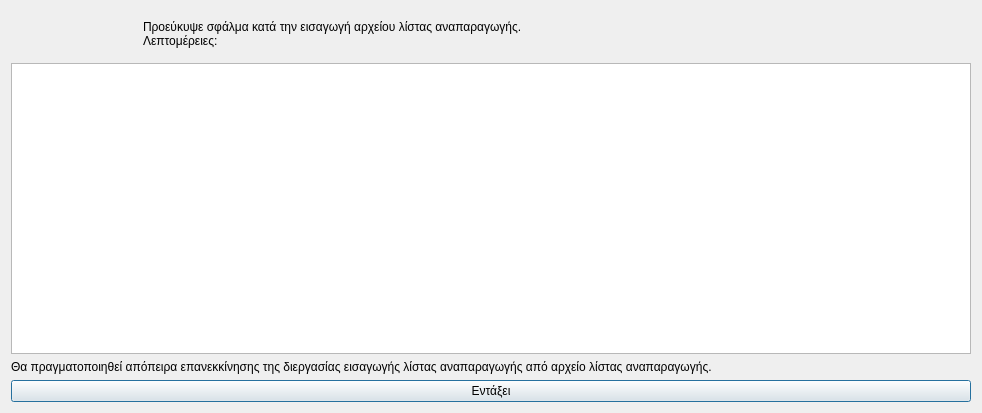
<?xml version="1.0" encoding="UTF-8"?>
<ui version="4.0">
 <class>Dialog</class>
 <widget class="QDialog" name="Dialog">
  <property name="geometry">
   <rect>
    <x>0</x>
    <y>0</y>
    <width>982</width>
    <height>413</height>
   </rect>
  </property>
  <property name="windowTitle">
   <string>Σφάλμα κατά την εισαγωγή λίστας αναπαραγωγής</string>
  </property>
  <property name="windowIcon">
   <iconset resource="../../../icons.qrc">
    <normaloff>:/rest-windows/assets/images/rest-windows/information.png</normaloff>:/rest-windows/assets/images/rest-windows/information.png</iconset>
  </property>
  <layout class="QGridLayout" name="gridLayout">
   <item row="0" column="0">
    <widget class="QFrame" name="frame">
     <property name="styleSheet">
      <string notr="true">QFrame{border:0px;}</string>
     </property>
     <property name="frameShape">
      <enum>QFrame::StyledPanel</enum>
     </property>
     <property name="frameShadow">
      <enum>QFrame::Raised</enum>
     </property>
     <layout class="QHBoxLayout" name="horizontalLayout">
      <item>
       <widget class="QLabel" name="image_label">
        <property name="maximumSize">
         <size>
          <width>117</width>
          <height>117</height>
         </size>
        </property>
        <property name="text">
         <string/>
        </property>
        <property name="pixmap">
         <pixmap resource="../../../icons.qrc">:/rest-windows/assets/images/rest-windows/information.png</pixmap>
        </property>
        <property name="scaledContents">
         <bool>true</bool>
        </property>
       </widget>
      </item>
      <item>
       <widget class="QLabel" name="label">
        <property name="text">
         <string>Προεύκυψε σφάλμα κατά την εισαγωγή αρχείου λίστας αναπαραγωγής.
Λεπτομέρειες:</string>
        </property>
        <property name="alignment">
         <set>Qt::AlignJustify|Qt::AlignVCenter</set>
        </property>
       </widget>
      </item>
     </layout>
    </widget>
   </item>
   <item row="3" column="0">
    <widget class="QPushButton" name="ok">
     <property name="text">
      <string>Εντάξει</string>
     </property>
     <property name="icon">
      <iconset resource="../../../icons.qrc">
       <normaloff>:/rest-windows/assets/images/rest-windows/ok.png</normaloff>:/rest-windows/assets/images/rest-windows/ok.png</iconset>
     </property>
    </widget>
   </item>
   <item row="1" column="0">
    <widget class="QPlainTextEdit" name="details"/>
   </item>
   <item row="2" column="0">
    <widget class="QLabel" name="label_2">
     <property name="text">
      <string>Θα πραγματοποιηθεί απόπειρα επανεκκίνησης της διεργασίας εισαγωγής λίστας αναπαραγωγής από αρχείο λίστας αναπαραγωγής.</string>
     </property>
     <property name="alignment">
      <set>Qt::AlignJustify|Qt::AlignVCenter</set>
     </property>
    </widget>
   </item>
  </layout>
 </widget>
 <tabstops>
  <tabstop>details</tabstop>
  <tabstop>ok</tabstop>
 </tabstops>
 <resources>
  <include location="../../../icons.qrc"/>
  <include location="../../../icons.qrc"/>
 </resources>
 <connections/>
</ui>
